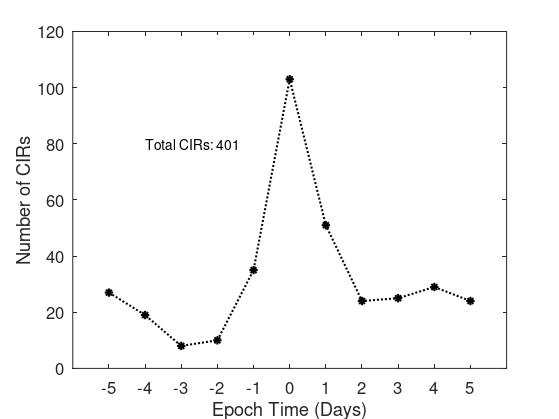

MATLAB code to generate this figure:
% test the relationship between CIR dates and SB dates
load streaminterface.mat
load SBlist67_07.mat
stream_datenum1=datenum(streaminterface1,'dd-mmm-yyyy');
% stream_datenum2=datenum(streaminterface2,'dd-mmm-yyyy');

densityenddate=datenum(2007,1,279);
% limdate=find(stream_datenum2>max(stream_datenum1) &...
%     stream_datenum2<densityenddate);
% stream_datenum2=stream_datenum2(limdate);
% CIR_datenum=[stream_datenum1;stream_datenum2];
CIR_datenum=stream_datenum1;

SB_datenum=datenum(SBlist(:,1),1,SBlist(:,2));
% CIR_datenum=unique(CIR_datenum);
myday=5;
diffday=-myday:myday;
for i=-myday:myday
    iscoin=ismember(SB_datenum,CIR_datenum+i);
    sumcoin=sum(iscoin);
    diffday(myday+1-i)=sumcoin;
end
plot(-myday:myday,diffday,'k*:','linewidth',1.5)
set(gca,'fontsize',12,'xtick',-5:5)
xlabel('Epoch Time (Days)')
ylabel('Number of CIRs')
text(-4,80,['Total CIRs: ',num2str(size(CIR_datenum,1),'%3d')])
set(gcf,'paperpositionmode','auto')
figdir=cd;
print(gcf,'-depsc2',[figdir,'\CIR_dis.eps'])
